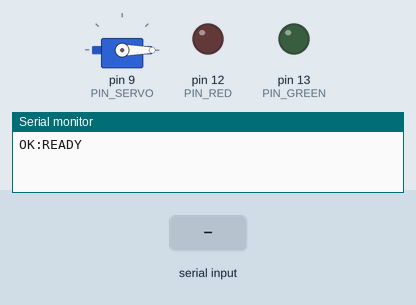
Simulated run of this sketch. Board: Arduino Uno, built with avr-gcc and run on an emulated ATmega328P. Parts: servo, output pins drawn as LEDs (lit = HIGH), the last lines printed to the serial monitor. Inputs (shaded band) come from the test bench.

Above: at 1.4 s.
1.5 s: "GATE_OPEN\n" received over Serial
At 2.5 s:
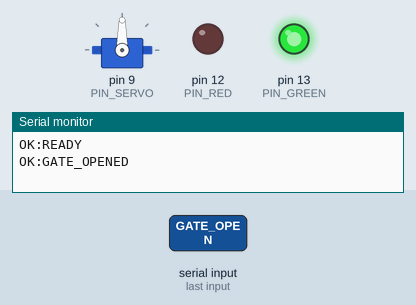
3.2 s: "GATE_CLOSE\n" received over Serial
At 3.8 s:
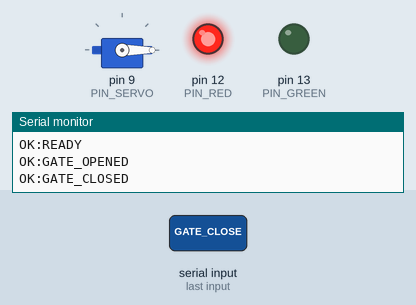
4.9 s: "GATE_OPEN\n" received over Serial
At 11.3 s:
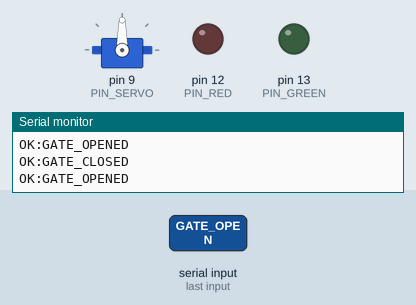
Timing chart, 0 to 12.6 s (numbered marks = the images above; inputs shaded):
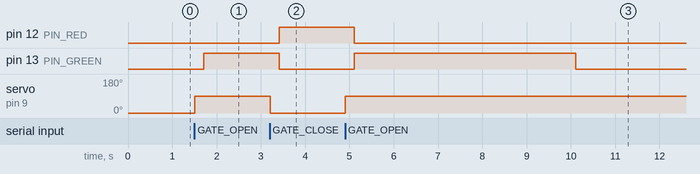

Measured:
- after the input at 1.5 s, pin 13 (PIN_GREEN): LOW → HIGH after 0.21 s; servo on pin 9 (PIN_SERVO): 0° → 90° at once
- after the input at 3.2 s, pin 12 (PIN_RED): LOW → HIGH after 0.21 s; pin 13 (PIN_GREEN): HIGH → LOW after 0.21 s; servo on pin 9 (PIN_SERVO): 90° → 0° at once
- after the input at 4.9 s, pin 12 (PIN_RED): HIGH → LOW after 0.21 s instead of 3.5 s; pin 13 (PIN_GREEN): LOW → HIGH after 0.21 s, → LOW 5.0 s later; servo on pin 9 (PIN_SERVO): 0° → 90° at once

The sketch:

batch-validator.ino
```cpp
/*
 * Batch Validator — Arduino UNO Gate Controller
 *
 * Pin Map (per CLAUDE.md):
 *   PIN  9  → Servo SG90 (gate)
 *   PIN 12  → Red LED  + 220Ω resistor
 *   PIN 13  → Green LED + 220Ω resistor
 *
 * Serial commands (9600 baud, newline-terminated):
 *   GATE_OPEN   → servo 90°, green ON,  red OFF  → replies "OK:GATE_OPENED"
 *   GATE_CLOSE  → servo  0°, green OFF, red ON   → replies "OK:GATE_CLOSED"
 *   IDLE        → both LEDs OFF, servo stays      → replies "OK:IDLE"
 *   STATUS      → health check                    → replies "OK:READY"
 */

#include <Servo.h>

// ── Pin definitions ────────────────────────────────────────────────────────
#define PIN_SERVO  9
#define PIN_GREEN 13
#define PIN_RED   12   // NOTE: never use PIN 0/1 — those are RX/TX (breaks serial)

// ── Servo positions ────────────────────────────────────────────────────────
#define SERVO_OPEN  90
#define SERVO_CLOSED  0

// ── Safety timeout ─────────────────────────────────────────────────────────
// If no command arrives within this window, LEDs are turned off automatically.
#define IDLE_TIMEOUT_MS 5000

// ── Globals ────────────────────────────────────────────────────────────────
Servo gateServo;
String inputBuffer        = "";
unsigned long lastCmdTime = 0;

// ── Setup ──────────────────────────────────────────────────────────────────
void setup() {
  Serial.begin(9600);

  pinMode(PIN_GREEN, OUTPUT);
  pinMode(PIN_RED,   OUTPUT);

  digitalWrite(PIN_GREEN, LOW);
  digitalWrite(PIN_RED,   LOW);

  gateServo.attach(PIN_SERVO);
  gateServo.write(SERVO_CLOSED);

  delay(200);
  lastCmdTime = millis();
  Serial.println("OK:READY");
}

// ── Main loop ──────────────────────────────────────────────────────────────
void loop() {
  // Read serial into buffer, process on newline
  while (Serial.available() > 0) {
    char c = Serial.read();
    if (c == '\n' || c == '\r') {
      if (inputBuffer.length() > 0) {
        processCommand(inputBuffer);
        inputBuffer  = "";
        lastCmdTime  = millis();
      }
    } else {
      inputBuffer += c;
    }
  }

  // Safety timeout — turn off both LEDs if host goes silent
  if (millis() - lastCmdTime > IDLE_TIMEOUT_MS) {
    digitalWrite(PIN_GREEN, LOW);
    digitalWrite(PIN_RED,   LOW);
    lastCmdTime = millis();
  }
}

// ── Command dispatcher ─────────────────────────────────────────────────────
void processCommand(String cmd) {
  cmd.trim();

  if      (cmd == "GATE_OPEN")  { openGate();  }
  else if (cmd == "GATE_CLOSE") { closeGate(); }
  else if (cmd == "IDLE")       { setIdle();   }
  else if (cmd == "STATUS")     { Serial.println("OK:READY"); }
  else                          { Serial.println("ERROR:UNKNOWN_CMD"); }
}

// ── Actions ────────────────────────────────────────────────────────────────
void openGate() {
  gateServo.write(SERVO_OPEN);
  delay(200);
  digitalWrite(PIN_RED,   LOW);
  digitalWrite(PIN_GREEN, HIGH);
  Serial.println("OK:GATE_OPENED");
}

void closeGate() {
  gateServo.write(SERVO_CLOSED);
  delay(200);
  digitalWrite(PIN_GREEN, LOW);
  digitalWrite(PIN_RED,   HIGH);
  Serial.println("OK:GATE_CLOSED");
}

void setIdle() {
  digitalWrite(PIN_GREEN, LOW);
  digitalWrite(PIN_RED,   LOW);
  Serial.println("OK:IDLE");
}
```
